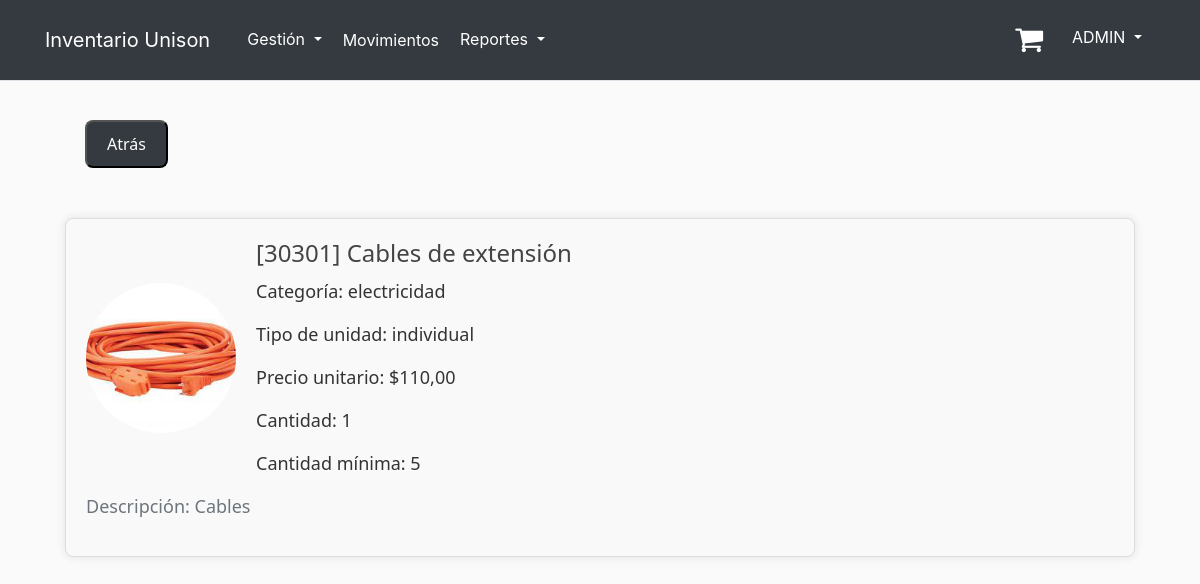
The app's page /display_item/13/ (signed in) with its own data.
### inventory/models.py (models this page shows, shortened)
class Item(models.Model):
    CATEGORY_CHOICES = [
        ('papeleria', 'Papelería'),
        ('limpieza', 'Limpieza'),
        ('plomeria', 'Plomería'),
        ('electricidad', 'Electricidad'),
    ]
    UNIT_CHOICES = [
        ('paquete', 'Paquete'),
        ('block', 'Block'),
        ('individual', 'Individual'),
        ('caja', 'Caja'),
    ]
    name = models.CharField(max_length=255)
    image = models.ImageField(default='default_item.jpg', upload_to='item_pics')
    sku = models.DecimalField(max_digits=10, decimal_places=0, unique=True)
    category = models.CharField(max_length=20, choices=CATEGORY_CHOICES)
    description = models.TextField()
    unit_type = models.CharField(max_length=20, choices=UNIT_CHOICES)
    unit_price = models.DecimalField(max_digits=10, decimal_places=2)
    stock = models.IntegerField(default=0)
    low_stock_threshold = models.IntegerField(default=10)
    unison = models.BooleanField(default=True)

### inventory/views.py (the view)
# urls.py: path('display_item/<int:item_id>/', views.display_item, name="display_item"),
@login_required
def display_item(request, item_id):
    form = Item.objects.get(id=item_id)
    return render(request, 'inventory/display_item.html', {'form': form})

### inventory/templates/inventory/display_item.html (shortened to what this page needs)
{% extends "base.html" %}
{% load crispy_forms_filters %}
{% load crispy_forms_tags %}
{% block content %}
    <div class="row">
        <div class="col-md-12">
            <button class="back-button" onclick="history.back()">Atrás</button>
        </div>
    </div>
    <div class="content-section">
        <div class="media">
            <img class="account-img" src="{{ form.image.url }}">
            <div class="media-body">
                <h2 class="account-heading">
                    [{{ form.sku }}] {{ form.name }}
                </h2>
                <p>Categoría: {{ form.category }}</p>
                <p>Tipo de unidad: {{ form.unit_type }}</p>
                <p>Precio unitario: ${{ form.unit_price }}</p>
                <p>Cantidad: {{ form.stock }}</p>
                <p>Cantidad mínima: {{ form.low_stock_threshold }}</p>
            </div>
        </div>
        <p class="text-secondary">Descripción: {{ form.description }}</p>
    </div>
{% endblock content %}

### templates/base.html (shortened to what this page needs)
{% load static %}
{% load i18n %}
{% language 'es' %}
<!DOCTYPE html>
<html lang="es">
<head>
    <link rel="stylesheet" href="https://cdnjs.cloudflare.com/ajax/libs/font-awesome/4.7.0/css/font-awesome.min.css">
    <link rel="stylesheet" href="https://cdn.jsdelivr.net/npm/bootstrap@4.3.1/dist/css/bootstrap.min.css"
>
    <link rel="stylesheet" type="text/css" href="{% static 'inventory/main.css' %}">
</head>
<body>
<header class="site-header">
    <nav class="navbar navbar-expand-md navbar-dark bg-dark fixed-top border-bottom">
        <div class="container">
            <a class="navbar-brand mr-4" href="/">Inventario Unison</a>
            <div class="collapse navbar-collapse" id="navbarToggle">
                <div class="navbar-nav mr-auto">
                    {% if user.is_staff %}
                        <li class="nav-item dropdown">
                            <button class="btn btn-dark dropdown-toggle" data-bs-toggle="dropdown"
                                    aria-expanded="false">
                                Gestión
                            </button>
                        </li>
                        <a class="nav-item nav-link" href="{% url 'movements' %}" style="color: white;">Movimientos</a>
                        <li class="nav-item dropdown">
                            <button class="btn btn-dark dropdown-toggle" data-bs-toggle="dropdown"
                                    aria-expanded="false">
                                Reportes
                            </button>
                        </li>
                    {% endif %}
                </div>
                <div class="navbar-nav">
                    {% if user.is_authenticated %}
                        <div class="d-flex m-3 me-0">
                            <a href="{% url 'shopping_cart' %}" class="position-relative me-4 my-auto">
                                <i class="fa fa-shopping-cart" aria-hidden="true"
                                   style="font-size:30px; color: white;"></i>
                            </a>
                        </div>
                        <div class="dropdown">
                            <button class="btn btn-dark dropdown-toggle" type="button" id="dropdownMenuButton"
                                    data-toggle="dropdown" aria-haspopup="true" aria-expanded="false"
                                    style="position: relative; top: 10px;">
                                {{ user.username }}
                            </button>
                        </div>
                    {% else %}
                        <a class="nav-item nav-link" href="{% url 'login' %}">Iniciar Sesion</a>
                    {% endif %}
                </div>
            </div>
        </div>
    </nav>
</header>
<main role="main" class="container">
    {% block content %}{% endblock %}
</main>
</body>
</html>
{% endlanguage %}

### inventory/static/inventory/main.css (style rules this page uses)
body { background: #fafafa; color: #333333; margin-top: 5rem; }
h1, h2, h3, h4, h5, h6 { color: #444444; }
.site-header .navbar-nav .nav-link { color: #cbd5db; }
.content-section { background: #ffffff; padding: 10px 20px; border: 1px solid #dddddd; border-radius: 3px; margin-bottom: 20px; }
.account-img { height: 125px; width: 125px; margin-right: 20px; margin-bottom: 16px; }
.account-heading { font-size: 2.5rem; }

### inventory/templates/inventory/display_item.html (style rules this page uses)
.content-section { margin: 20px; position: relative; top: 50px; padding: 20px; background-color: #f9f9f9; border-radius: 8px; box-shadow: 0 0 10px rgba(0, 0, 0, 0.1); font-size: large; font-family: system-ui, -apple-system, BlinkMacSystemFont, 'Segoe UI', Roboto, Oxygen, Ubuntu, Cantarell, 'Open Sans', 'Helvetica Neue', sans-serif; }
.account-img { width: 150px; height: 150px; border-radius: 50%; object-fit: cover; margin-right: 20px; }
.account-heading { font-size: 24px; margin-bottom: 10px; }
.text-secondary { color: #777; }
.media { display: flex; align-items: center; }
.media-body { flex: 1; }
.back-button { font-size: large; position: relative; left: 40px; top: 20px; font-size: 16px; padding: 10px 20px; border-radius: 8px; border-width: 2px; color: #fff; background-color: #343a40; text-decoration: none; transition: background-color 0.3s, color 0.3s, transform 0.3s; font-family: system-ui, -apple-system, BlinkMacSystemFont, 'Segoe UI', Roboto, Oxygen, Ubuntu, Cantarell, 'Open Sans', 'Helvetica Neue', sans-serif; cursor: pointer; display: inline-block; margin-top: 20px; }

### records on screen
Item: image (picture), sku "30301", name "Cables de extensión", category "electricidad", unit_type "individual", unit_price "110,00", stock "1", low_stock_threshold "5", description "Cables"

### other values on screen
{{ user.username }} "ADMIN"
